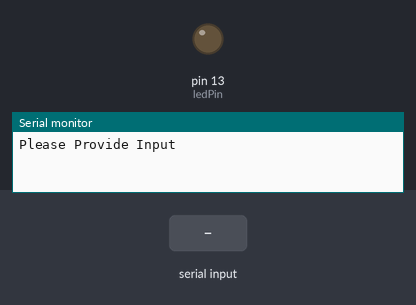
Bench run of a sketch on a simulated Arduino Uno, built with avr-gcc and run on an emulated ATmega328P. Shown: output pins drawn as LEDs (lit = HIGH), the last lines printed to the serial monitor. Dashed ring = blinking. Inputs (shaded band) come from the test bench.

Above: at 1.2 s.
1.3 s: "1\n" received over Serial
At 2.4 s:
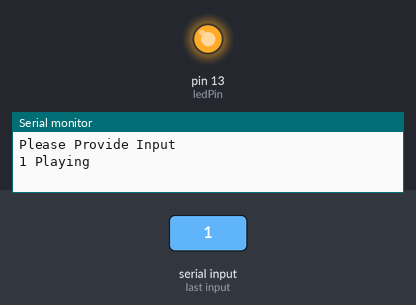
4.3 s: "0\n" received over Serial
At 5.4 s:
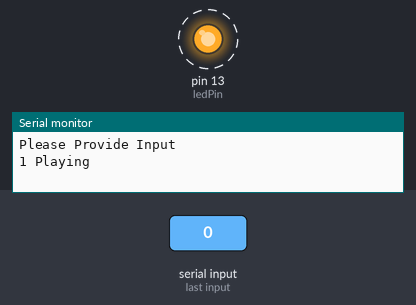
Timing chart, 0 to 12.1 s (numbered marks = the images above; inputs shaded):
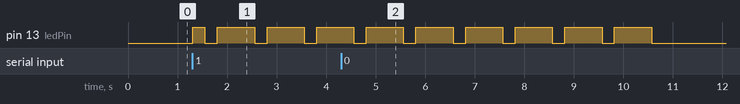

Measured:
- after the input at 1.3 s, pin 13 (ledPin): LOW → HIGH at once, then repeats every 1.0 s: LOW 0.25 s, HIGH 0.75 s

The sketch:

main.ino
```cpp
#include "MorseManager.hpp"

// Initialize Required Variables
const int ledPin = LED_BUILTIN;
int ledState = LOW;

const unsigned int MAX_LINE_LENGTH = 20;
unsigned int linePosition = 0;
static char message[MAX_LINE_LENGTH];
const char *m = message;

const int CTRL_C = 3;
const int CTRL_Z = 26;

MorseManager *morseManager;

// Arduino setup, first function called
void setup()
{
    pinMode(ledPin, OUTPUT);
    Serial.begin(9600);
    morseManager = new MorseManager();
}

// Arduino loop, runs continuously until exit()
void loop()
{
    inputLoop();
    blinkLoop();
}

// First step in loop; receives user input from Serial
void inputLoop()
{
    Serial.println("Please Provide Input");
    while (true)
    {
        char readByte = Serial.read();
        if (readByte == '\n')
        {
            morseManager->addLine(m, linePosition);
            linePosition = 0;
            Serial.println(" Playing");
            break;
        }
        else if (readByte == CTRL_Z || readByte == CTRL_C)
        {
            exit(0);
        }
        else if (linePosition < MAX_LINE_LENGTH && readByte >= 0)
        {
            message[linePosition++] = readByte;
            Serial.print(message[linePosition - 1]);
        }
    }
}

// Second step in loop; blinks Morse code translation of input
void blinkLoop()
{
    while (true)
    {
        if (morseManager->ledChangeNeeded(millis()))
        {
            changeLedState();
        }

        if (morseManager->printComplete())
        {
            break;
        }
    }
}

// Flips current LED state
void changeLedState()
{
    if (ledState == LOW)
    {
        ledState = HIGH;
    }
    else
    {
        ledState = LOW;
    }
    digitalWrite(ledPin, ledState);
}
```

MorseCode.hpp
```cpp
#pragma once

// Define timing and blink sequences for Morse Code
//
// Defines timing base off of variable UNIT, and provides
// blink sequences in sets of 5 (longest Morse Code pattern).
// the function 'get' provides the blink duration for
// a character and a sequence position (0-4), where
// an N/A (0) means the Morse sequence is complete
class MorseCode
{
public:
    // Defines single Morse Unit in ms
    static const int UNIT = 250;
    // Define Morse Code durations based on Unit
    enum length
    {
        NA = 0,
        BLINK = UNIT,
        SHORT = UNIT,
        GAP = 3 * UNIT,
        LONG = 3 * UNIT,
        SPACE = 7 * UNIT
    };

    // Define aspects of the alphabet
    static const int MAX_MORSE_LENGTH = 5;
    static const int ARRAY_LENGTH = 38;
    static const int SPACE_VALUE = 36;
    static const int BAD_VALUE = 37;

    // Array defining Morse Code Sequences for each Character
    MorseCode::length alphabet[ARRAY_LENGTH][MAX_MORSE_LENGTH] = {
        {LONG, LONG, LONG, LONG, LONG},      // 0
        {SHORT, LONG, LONG, LONG, LONG},     // 1
        {SHORT, SHORT, LONG, LONG, LONG},    // 2
        {SHORT, SHORT, SHORT, LONG, LONG},   // 3
        {SHORT, SHORT, SHORT, SHORT, LONG},  // 4
        {SHORT, SHORT, SHORT, SHORT, SHORT}, // 5
        {LONG, SHORT, SHORT, SHORT, SHORT},  // 6
        {LONG, LONG, SHORT, SHORT, SHORT},   // 7
        {LONG, LONG, LONG, SHORT, SHORT},    // 8
        {LONG, LONG, LONG, LONG, SHORT},     // 9
        {SHORT, LONG, NA, NA, NA},           // A
        {LONG, SHORT, SHORT, SHORT, NA},     // B
        {LONG, SHORT, LONG, SHORT, NA},      // C
        {LONG, SHORT, SHORT, NA, NA},        // D
        {SHORT, NA, NA, NA, NA},             // E
        {SHORT, SHORT, LONG, SHORT, NA},     // F
        {LONG, LONG, SHORT, NA, NA},         // G
        {SHORT, SHORT, SHORT, SHORT, NA},    // H
        {SHORT, SHORT, NA, NA, NA},          // I
        {SHORT, LONG, LONG, LONG, NA},       // J
        {LONG, SHORT, LONG, NA, NA},         // K
        {SHORT, LONG, SHORT, SHORT, NA},     // L
        {LONG, LONG, NA, NA, NA},            // M
        {LONG, SHORT, NA, NA, NA},           // N
        {LONG, LONG, LONG, NA, NA},          // O
        {SHORT, LONG, LONG, SHORT, NA},      // P
        {LONG, LONG, SHORT, LONG, NA},       // Q
        {SHORT, LONG, SHORT, NA, NA},        // R
        {SHORT, SHORT, SHORT, NA, NA},       // S
        {LONG, NA, NA, NA, NA},              // T
        {SHORT, SHORT, LONG, NA, NA},        // U
        {SHORT, SHORT, SHORT, LONG, NA},     // V
        {SHORT, LONG, LONG, NA, NA},         // W
        {LONG, SHORT, SHORT, LONG, NA},      // X
        {LONG, SHORT, LONG, LONG, NA},       // Y
        {LONG, LONG, SHORT, SHORT, NA},      // Z
        {SPACE, NA, NA, NA, NA},             // SPACE
        {NA, NA, NA, NA, NA}                 // BAD VALUE
    };

    // Function for getting Morse Code blink duration for
    // a Character and sequence position
    MorseCode::length *get(char letter, unsigned int idx)
    {
        if (idx >= MAX_MORSE_LENGTH)
        {
            return &alphabet[BAD_VALUE][idx];
        }

        int charVal = int(letter);
        if (letter >= '0' && charVal <= '9')
        {
            charVal = charVal - int('0');
        }
        else if (letter >= 'A' && letter <= 'Z')
        {
            charVal = charVal - int('A') + 10;
        }
        else if (letter >= 'a' && letter <= 'z')
        {
            charVal = charVal - int('a') + 10;
        }
        else if (letter == ' ')
        {
            charVal = SPACE_VALUE;
        }
        else
        {
            charVal = BAD_VALUE;
        }

        return &alphabet[charVal][idx];
    };
};
```

MorseManager.cpp
```cpp
#include "MorseManager.hpp"
#include "MorseCode.hpp"

// Checks whether next LED state change time is met
// based on current Arduino time in milliseconds
bool MorseManager::ledChangeNeeded(const unsigned long currentMillis)
{
    // No LED change needed if next update time is not exceeded
    bool changeNeeded = false;
    // Next update time has been met, check whether conditions require LED update
    if (currentMillis > this->nextUpdateTime)
    {
        // Enter state between Dashes/Dots
        if (!onBlink)
        {
            this->onBlink = true;
            this->nextUpdateTime = currentMillis + MorseCode::length::BLINK;
            changeNeeded = true;
        }
        // Enter state for current character's next Dash or Dot
        else if (onBlink && this->blinkIdx < MorseCode::MAX_MORSE_LENGTH - 1)
        {
            this->onBlink = false;
            if (this->nextUpdateTime > 0)
            {
                ++this->blinkIdx;
            }
            this->nextUpdateTime = currentMillis + *morseCode->get(message[currentLineIndex], blinkIdx);
            if (currentMillis == this->nextUpdateTime)
            {
                this->onBlink = true;
                changeNeeded = false;
            }
            else
            {
                changeNeeded = true;
            }
        }
        // Enter state for Gap between characters
        else if (this->blinkIdx == MorseCode::MAX_MORSE_LENGTH - 1)
        {
            this->onBlink = true;
            ++this->currentLineIndex;
            ++this->blinkIdx;
            this->nextUpdateTime = currentMillis + MorseCode::length::GAP;
            changeNeeded = false;
        }
        // Move to next character and begin first Dash/Dot
        else if (this->currentLineIndex < currentLineLength)
        {
            this->onBlink = false;
            this->blinkIdx = 0;
            this->nextUpdateTime = currentMillis + *morseCode->get(message[currentLineIndex], blinkIdx);
            if (currentMillis == this->nextUpdateTime)
            {
                this->onBlink = true;
                changeNeeded = false;
            }
            else
            {
                changeNeeded = true;
            }
        }
    }
    // Leave LED alone if Space is active
    if (message[currentLineIndex] == ' ')
    {
        changeNeeded = false;
    }
    return changeNeeded;
}

// Copies char array to blink in morse, and reset all tracking vars
void MorseManager::addLine(const char *line, unsigned int length)
{
    this->nextUpdateTime = 0;
    this->onBlink = true;
    this->currentLineIndex = 0;
    this->blinkIdx = 0;

    const char *linePointer = line;
    unsigned int idx = 0;
    while (idx < length)
    {
        this->message[idx] = *line;
        ++line;
        ++idx;
    }
    this->currentLineLength = length;
}

// Checks wether current line blink sequence is complete
bool MorseManager::printComplete()
{
    bool letterComplete = this->blinkIdx >= MorseCode::MAX_MORSE_LENGTH;
    bool lineComplete = this->currentLineIndex >= this->currentLineLength;
    return letterComplete && lineComplete;
}
```

MorseManager.hpp
```cpp
#pragma once

#include "MorseCode.hpp"

using namespace std;

// MorseManager for tracking Morse Code sequence durations
//
// Starts blink time tracking when line is added using
// addLine; status updates can be tracked using ledChangeNeeded
// and using printComplete to verify all characters blinked.
class MorseManager
{

public:
    MorseManager(){};

    // Copies char array to blink in morse, and reset all tracking vars
    void addLine(const char *line, unsigned int length);

    // Checks whether next LED update change time is exceeded
    // based on current Arduino time in milliseconds
    bool ledChangeNeeded(const unsigned long currentMillis);

    // Checks wether current line blink sequence is complete
    bool printComplete();

    // Getters for internal variables, used for debugging Morse sequence timing
    unsigned long getNextUpdateTime() { return this->nextUpdateTime; };
    unsigned int getLineLength() { return sizeof(this->message) / sizeof(char); };
    unsigned int getCurrentLineLength() { return this->currentLineLength; };
    unsigned int getCurrentLineIndex() { return this->currentLineIndex; };
    bool getOnBlink() { return this->onBlink; };
    unsigned int getBlinkIdx() { return this->blinkIdx; };

private:
    MorseCode *morseCode = new MorseCode();
    unsigned long nextUpdateTime = 0;

    static const unsigned int MAX_LINE_LENGTH = 20;
    unsigned int currentLineLength = 0;
    unsigned int currentLineIndex = 0;
    char message[MAX_LINE_LENGTH];

    bool onBlink = true;

    unsigned int blinkIdx = 0;
};
```
